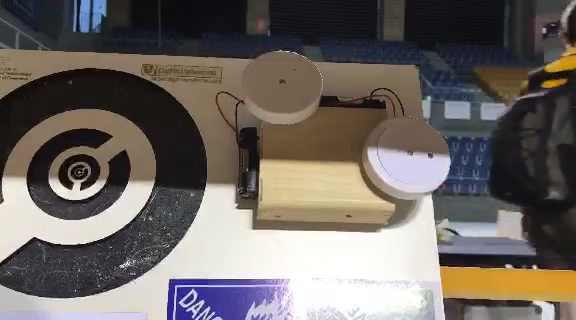
#> input picture frame 32 of current/python/opencv/dot_tracking.mp4, 576 x 320 px, given in place of , which was not available
$ python opencv_signs_abbr.py
#> lines starting #> are read from the running program, lines starting #| are printed output that depends on the picture; pictures that were not available may be replaced by others from this repository, and a replacement may not be noted
import cv2
import numpy as np
from matplotlib import pyplot as plt
from operator import itemgetter

class Sign(object):

	def __init__(self, image, name, short, minHue, minSat, minBr, maxHue, maxSat, maxBr):
		self.name = name
		self.short = short
		self.image = image
		self.minHue = minHue
		self.minSat = minSat
		self.minBr = minBr
		self.maxHue = maxHue
		self.maxSat = maxSat
		self.maxBr = maxBr


cap = cv2.VideoCapture('http://10.0.2.3:8081/')
video = "dot_tracking.mp4"
if (not cap.isOpened()):
	cap = cv2.VideoCapture(video)
check_image = cap.read()
# [5 lines of commented-out code are left out]

sign_list = []

sign_list.append(Sign("templates/template1(2).png", "Oxidizer", "Ox", 20, 0, 0, 35, 255, 255))#1
sign_list.append(Sign("templates/template2.jpg", "Organic Peroxide", "OP", 0, 100, 200, 255, 255, 255))#2
sign_list.append(Sign("templates/template3.png", "Flammable Gas", "FG", 0, 0, 0, 255, 255, 255))#3
sign_list.append(Sign("templates/template4.png", "Inhalation Hazard", "IN", 0, 0, 0, 255, 10, 255))	 #4
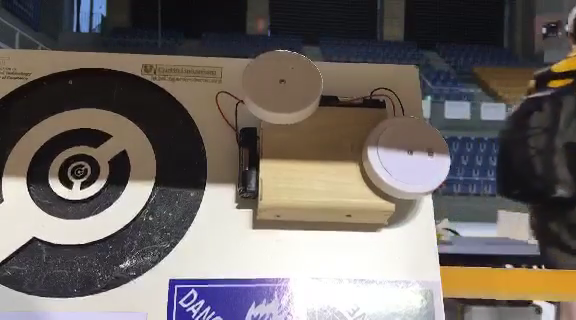
#> input picture frame 33 of current/python/opencv/dot_tracking.mp4, 576 x 320 px, given in place of , which was not available
#> further down, check_image is the input picture: shape (320, 576, 3); mean B, G, R 100.3, 104.4, 111.6
sign_list.append(Sign("templates/template5.jpg", "Dangerous When Wet", "DWW", 80, 0, 0, 155, 255, 255))#5
sign_list.append(Sign("templates/template6.jpg", "Flammable Solid", "FS", 0, 0, 0, 255, 255, 255))#6
sign_list.append(Sign("templates/template7.jpg", "Spontaneously Combustible", "SP", 0, 80, 200, 255, 221, 255))#7
sign_list.append(Sign("templates/template8.png", "Explosives", "Ex", 0, 100, 200, 255, 255, 255))#8
sign_list.append(Sign("templates/template9.png", "Radioactive II", "Rad", 0, 100, 200, 255, 255, 255))#9
sign_list.append(Sign("templates/template10.png", "Corrosive", "Cor", 0, 0, 0, 255, 255, 255))#10
sign_list.append(Sign("templates/template11.jpg", "Non-flammable Gas", "NFG", 0, 0, 0, 255, 255, 255))#11
sign_list.append(Sign("templates/template12.png", "Infectious Substance", "IS", 0, 0, 0, 255, 10, 255))#12

'''
lowest distance = 100
loop through rotations
	get match
	if lower, set lowest distance

return lowest
'''

def rotate(sign):
	closest_distance = 100
	for i in range(9):
		dist = match(sign, rotate=45*i)
		if (dist < closest_distance):
			closest_distance = dist
	return closest_distance


def match(sign, rotate=-1, debug=False):
#> called with rotate = -1, debug = False
	global img3


	sign_image = cv2.imread(sign.image)
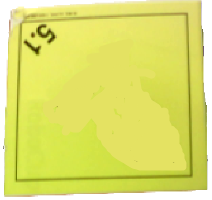
#> input picture current/python/opencv/templates/template1(2).PNG, 212 x 200 px, found by its file name
#> sign_image is the input picture: shape (200, 212, 3); mean B, G, R 107.8, 224.8, 221.7
	sign_image = cv2.cvtColor(sign_image, cv2.COLOR_BGR2GRAY)
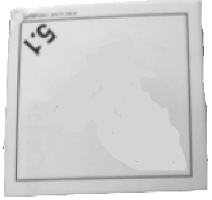
#> sign_image: shape (200, 212); min 43, max 255, mean 210.6
	print(sign_image)
#> (printed output is left out)
	#mask = cv2.inRange(hsv, np.array([sign.minHue, sign.minSat, sign.minBr]), np.array([sign.maxHue, sign.maxSat, sign.maxBr]))
	#res = cv2.bitwise_and(check_image,check_image, mask= mask)
	#No HSV
	res = check_image

	#res = sign_image

	if not (rotate == -1):
		num_rows, num_cols = sign_image.shape[:2]
		rotation_matrix = cv2.getRotationMatrix2D((num_cols/2, num_rows/2), rotate, 1)
		sign_image = cv2.warpAffine(sign_image, rotation_matrix, (num_cols, num_rows))

	orb = cv2.ORB_create()
	kp1, des1 = orb.detectAndCompute(res,None)
#> kp1 = 500 keypoints; strongest (x, y, size): (178, 288, 31), (80, 188, 31), (70, 187, 37.2), (75, 182, 64.3)
	kp2, des2 = orb.detectAndCompute(sign_image,None)
#> kp2 = 31 keypoints; strongest (x, y, size): (37, 51, 31), (44, 32, 31), (37, 53, 31), (38, 47, 31)

	bf = cv2.BFMatcher(cv2.NORM_HAMMING, crossCheck=True)

	matches = bf.match(des1,des2)
#> matches = 23 matches
	matches = sorted(matches, key = lambda x:x.distance)

	img3 = cv2.drawMatches(res,kp1,check_image,kp2,matches[:1],None, flags=2)
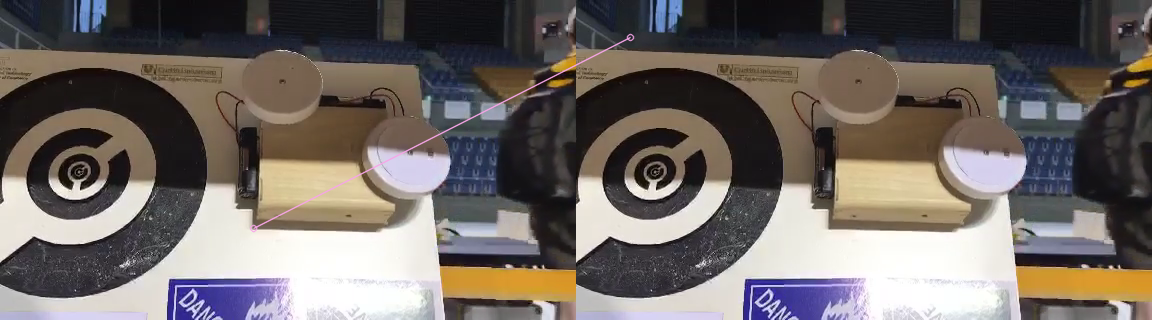
#> img3: shape (320, 1152, 3); mean B, G, R 100.6, 104.4, 111.8

	img1_kp1 = matches[0].queryIdx
#> img1_kp1 = 142
	(x1, y1) = kp1[img1_kp1].pt
#> x1 = 253.2; y1 = 228
	# [7 lines of commented-out code are left out]

	font = cv2.FONT_HERSHEY_SIMPLEX
	img3 = cv2.putText(img3,sign.short,(int(x1),int(y1)), font, 1, (200,255,155), 2, cv2.LINE_AA)


	cv2.imshow("match", img3)

	if (debug):
		print(sign.name)
		cv2.imshow("res", res)
		cv2.imshow("template", cv2.imread(sign.image))


	return matches[0].distance

while (1):
	(grabbed, check_image) = cap.read()
	#print(check_image)
	#hsv = cv2.cvtColor(check_image, cv2.COLOR_BGR2HSV)
	#check_image = cv2.cvtColor(hsv, cv2.COLOR_HSV2BGR)

	sign_distances = {}

	for sign in sign_list:
		distance = match(sign)
#> distance = 44
		rotated_distance = rotate(sign)
#> call 2 of match, with rotate = 0, debug = False
#> (printed output is left out)
#> in match (call 2), `img3 = cv2.putText(img3,sign.short,(int(x1),int(y1)), font, 1, (200,25..`:
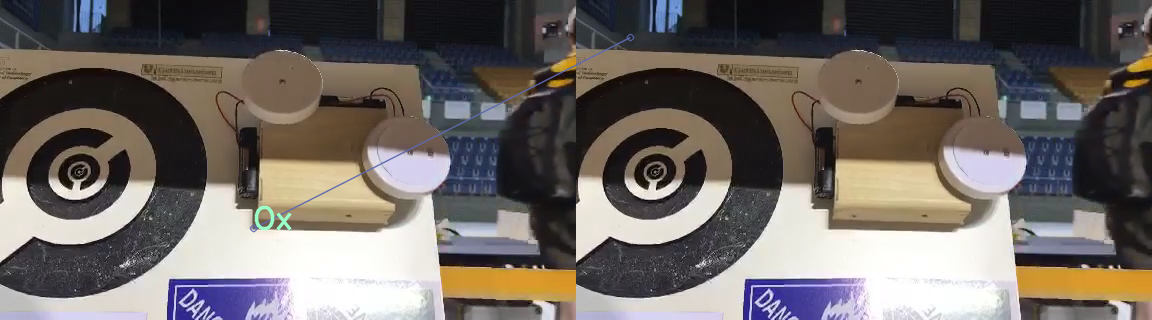
#> img3: shape (320, 1152, 3); mean B, G, R 100.6, 104.5, 111.6
#> rotated_distance = 44
		if (distance > rotated_distance):
			distance = rotated_distance
		sign_distances[sign] = distance

	list_keys = []

	for sign, distance in sorted(sign_distances.items(), key=itemgetter(1), reverse=False):
		list_keys.append(sign)
		print(sign.name + ": " + str(distance))


	cv2.imshow("Found {}:".format(list_keys[0].name), cv2.imread(list_keys[0].image))
	cv2.imshow("Found {}:".format(list_keys[1].name), cv2.imread(list_keys[1].image))
	cv2.imshow("Found {}:".format(list_keys[2].name), cv2.imread(list_keys[2].image))
	cv2.imshow("Found {}:".format(list_keys[3].name), cv2.imread(list_keys[3].image))

	key = cv2.waitKey(1) & 0xFF

	if key == ord("q"):
		break
	if key == 27:
		break

#match(sign_list[2], False, True)


# >>> for k, v in s:
#...     k,

'''
Dictionary ( Sign >>> Distance )
Loop through all signs
	Match and store distance
	Rotate 180 and match again
	Store lowest distance

Sort dictionary by values (distance)
'''

$ run again, starting later in the video
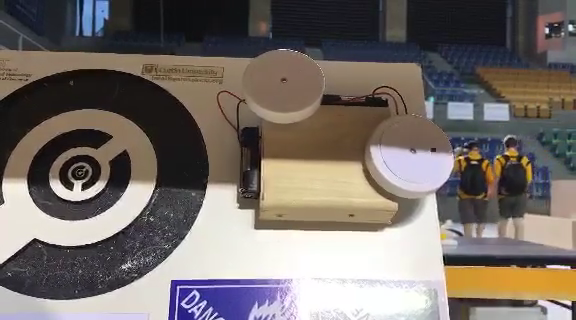
#> input picture frame 146 of current/python/opencv/dot_tracking.mp4, 576 x 320 px, given in place of , which was not available
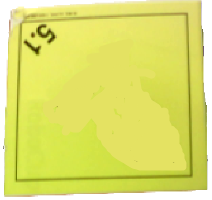
#> input picture current/python/opencv/templates/template1(2).PNG, 212 x 200 px, found by its file name
#> in match, sign_image is the input picture: shape (200, 212, 3); mean B, G, R 107.8, 224.8, 221.7
#> sign_image: shape (200, 212)
#> (printed output is left out)
#> kp1 = 500 keypoints; strongest (x, y, size): (71, 189, 31), (79, 182, 64.3), (76, 181, 53.6), (83, 188, 37.2)
#> kp2 = 31 keypoints; strongest (x, y, size): (37, 51, 31), (44, 32, 31), (37, 53, 31), (38, 47, 31)
#> matches = 24 matches
#> img1_kp1 = 50
#> x1 = 255; y1 = 228
#> distance = 44
#> (printed output is left out)
#> in match (call 2), `img3 = cv2.putText(img3,sign.short,(int(x1),int(y1)), font, 1, (200,25..`:
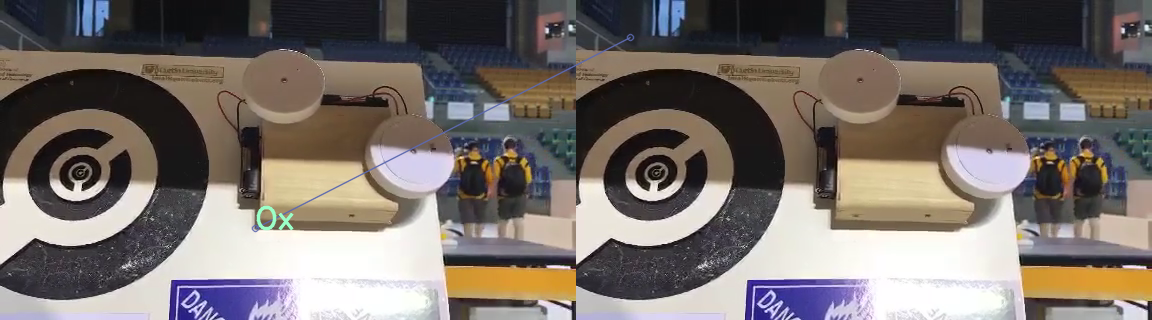
#> img3: shape (320, 1152, 3); mean B, G, R 106.4, 110.9, 119

$ run again, starting later in the video
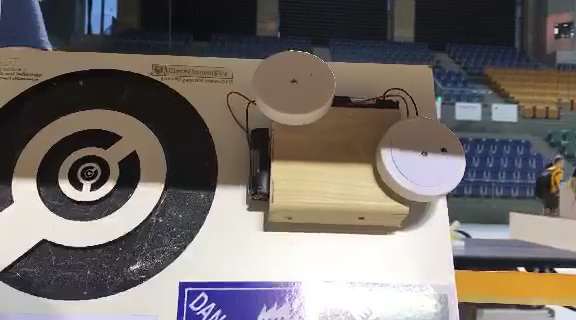
#> input picture frame 260 of current/python/opencv/dot_tracking.mp4, 576 x 320 px, given in place of , which was not available
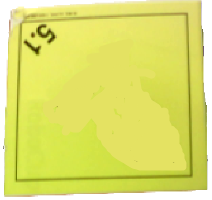
#> input picture current/python/opencv/templates/template1(2).PNG, 212 x 200 px, found by its file name
#> in match, sign_image is the input picture: shape (200, 212, 3); mean B, G, R 107.8, 224.8, 221.7
#> sign_image: shape (200, 212)
#> (printed output is left out)
#> kp1 = 499 keypoints; strongest (x, y, size): (91, 190, 31), (85, 182, 64.3), (88, 184, 44.6), (85, 181, 53.6)
#> kp2 = 31 keypoints; strongest (x, y, size): (37, 51, 31), (44, 32, 31), (37, 53, 31), (38, 47, 31)
#> matches = 24 matches
#> img1_kp1 = 146
#> x1 = 134.4; y1 = 152.4
#> distance = 44
#> (printed output is left out)
#> in match (call 2), `img3 = cv2.putText(img3,sign.short,(int(x1),int(y1)), font, 1, (200,25..`:
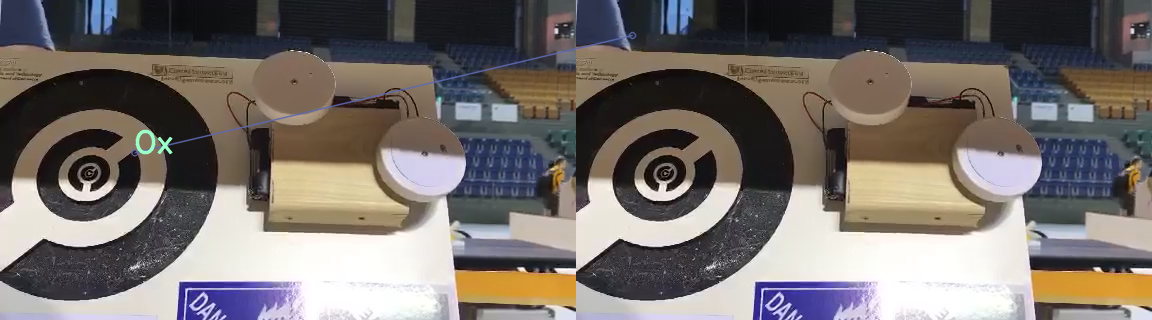
#> img3: shape (320, 1152, 3); mean B, G, R 107.7, 111.1, 118.1
